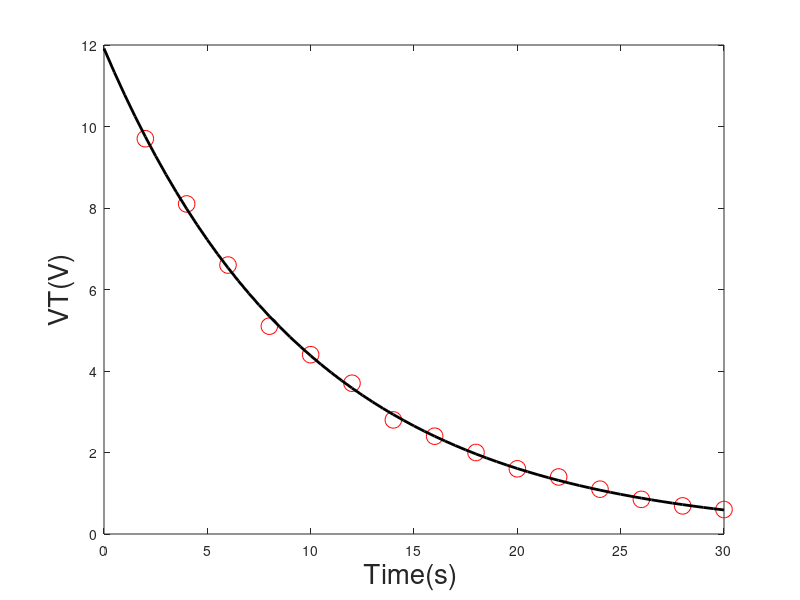

This chart was generated by the following MATLAB code:
%%%%%%%%%%%%%%%%%%%%%%%%%%%%%%%%%%%%%%%%%%%%%%%%
%  Numerical Methods                           %
%  Engr. Mary Christianne Edjan                %
%                                              %
%  Nonlinear Equation by writing               %
%    the equation in a Linear form             %
%  Curve Fitting and Interpolation             %
%  Octave Code                                 %
%%%%%%%%%%%%%%%%%%%%%%%%%%%%%%%%%%%%%%%%%%%%%%%%

clear all
clc

# Given
texp= 2:2:30; 
vexp=[9.7 8.1 6.6 5.1 4.4 3.7 2.8 2.4 2.0 1.6 1.4 1.1 0.85 0.69 0.6];

# Main Code
vexpLOG=log(vexp);
R=5E6;

x = texp;
y = vexpLOG;
nx=length(x);
ny=length(y);

if nx != ny 				              # Check if the vectors x and y have the same number of elements.
disp('ERROR: The number of elements in x must be the same as in y.')
a1='Error';				                # If yes, Octave displays error message and the constants are not calculated
a0='Error';
else
Sx=sum(x);				                # Calculate the summation terms
Sy=sum(y);			                  # Calculate the summation terms
Sxy=sum(x.*y);				            # Calculate the summation terms
Sxx=sum(x.^2);				            # Calculate the summation terms
a1=(nx*Sxy-Sx*Sy)/(nx*Sxx-Sx^2);	# Calculate the coefficients
a0=(Sxx*Sy-Sxy*Sx)/(nx*Sxx-Sx^2);	# Calculate the coefficients
end

b = exp(a0)
C = -1/(R*a1)

# Plot
t = 0:0.5:30;
v = b*exp(a1*t);
plot(texp,vexp,'ro','markersize',12)
hold on
plot(t,v,'k','linewidth',2)
xlabel('Time(s) ','fontsize',20)
ylabel('VT(V)' ,'fontsize',20)
